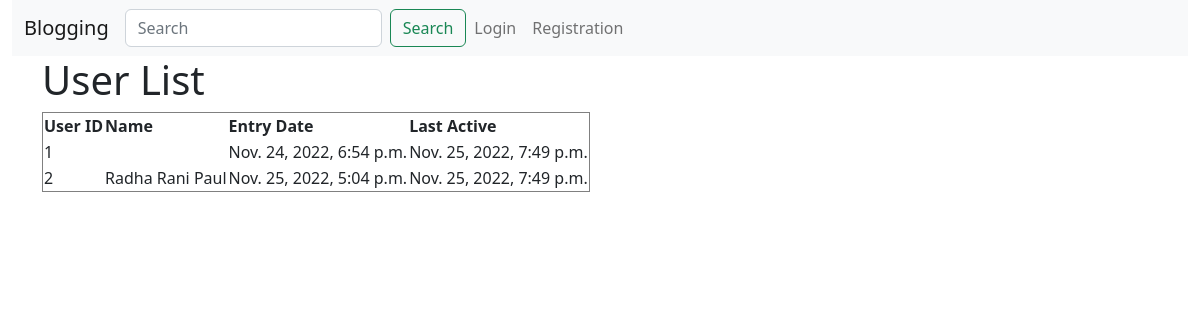
/administration/home/, run on an earlier commit of the app's database.
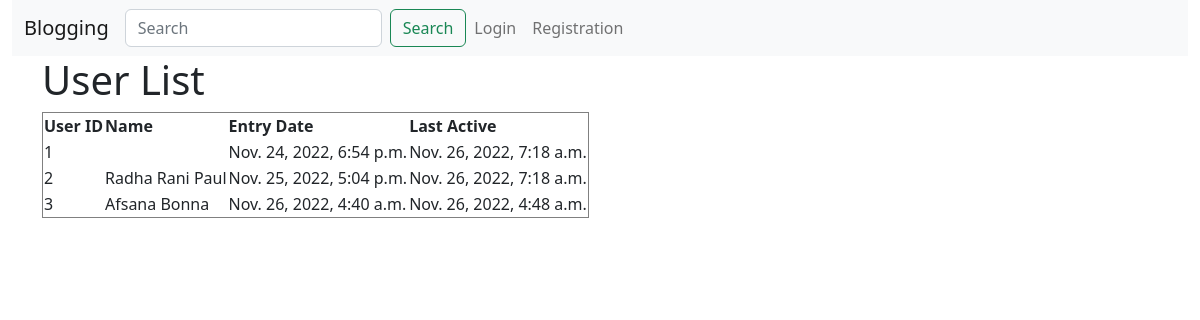
And on a later commit of the database.
### bloggingSite/authentication/models.py (models this page shows)
class User(AbstractUser):
    is_user = models.BooleanField(default=False)
    is_administrator = models.BooleanField(default=False)

### bloggingSite/administration/views.py (the view)
class UserListView(ListView):
    model = User

### bloggingSite/templates/authentication/user_list.html (shortened to what this page needs)
{% extends 'base.html' %}
{% block content %}
<div class="container">
    <div class="user_info">
        <h1>User List</h1>
        <table style="border-collapse: collapse;" border="1">
            <tr>
                <th>User ID</th>
                <th>Name</th>
                <th>Entry Date</th>
                <th>Last Active</th>
            </tr>
            {% for user in user_list %}
            <tr>
                <td>{{user.id}}</td>
                <td>{{user.first_name|capfirst}} {{user.last_name|capfirst}}</td>
                <td>{{user.date_joined  }}</td>
                <td>{{user.last_login}}</td>
            </tr>
            {% endfor %}
        </table>
    </div>
</div>
{% endblock content %}

### bloggingSite/templates/base.html (shortened to what this page needs)
{% load static %}
<!DOCTYPE html>
<html lang="en">
<head>
    <link href="https://cdn.jsdelivr.net/npm/bootstrap@5.2.3/dist/css/bootstrap.min.css" rel="stylesheet">
    <link rel="stylesheet" href="{% static 'css/styles.css' %}">
</head>
<body>
    {% include "navbar.html" %}
    {% block content %}
    {% endblock content %}
</body>
</html>

### bloggingSite/templates/navbar.html (shortened to what this page needs)
<div class="container-fluid">
    <nav class="navbar navbar-expand-lg bg-light">
        <div class="container-fluid">
          <a class="navbar-brand" href="#">Blogging</a>
          <div class="collapse navbar-collapse" id="navbarSupportedContent">
            <form class="d-flex" role="search">
              <input class="form-control me-2" type="search" placeholder="Search" aria-label="Search">
              <button class="btn btn-outline-success" type="submit">Search</button>
            </form>
            <ul class="navbar-nav me-auto mb-2 mb-lg-0">
              {% if not request.user.is_authenticated %}
              <li class="nav-item">
                <a class="nav-link" aria-current="page" href="{% url 'authentication:login' %}">Login</a>
              </li>
              <li class="nav-item">
                <a class="nav-link" aria-current="page" href="{% url 'authentication:signup' %}">Registration</a>
              </li>
              {% endif %}
            </ul>
          </div>
        </div>
      </nav>
</div>

### static/css/styles.css (style rules this page uses)
body { position: relative; }

What changed in the data, as far as the page shows it:
changed User "Nov. 24, 2022, 6:54 p.m.": last_login "Nov. 25, 2022, 7:49 p.m." → "Nov. 26, 2022, 7:18 a.m."
changed User "Radha Rani": last_login "Nov. 25, 2022, 7:49 p.m." → "Nov. 26, 2022, 7:18 a.m."
added User: id "3", first_name "Afsana", last_name "Bonna", date_joined "Nov. 26, 2022, 4:40 a.m.", last_login "Nov. 26, 2022, 4:48 a.m."
